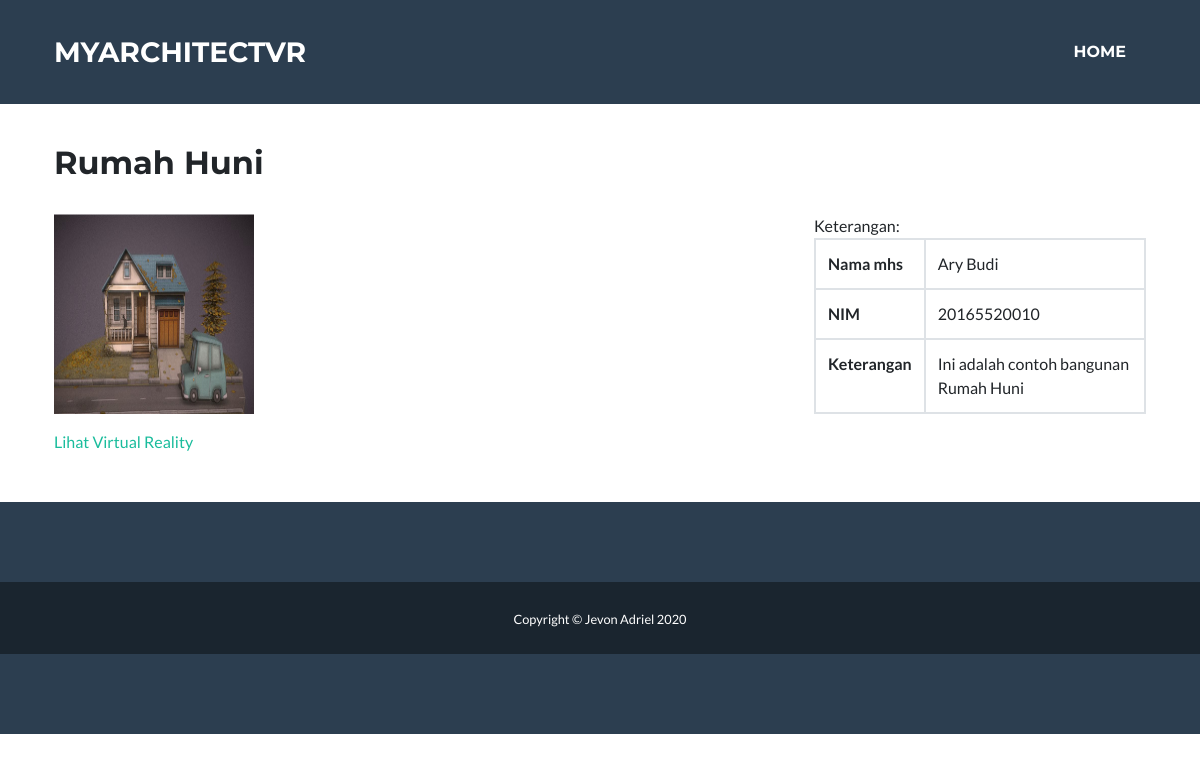
The app's page /detail.php?id=9 with its own data.
### tables this page shows
CREATE TABLE `tiga_dimensi` (
  `id_project` int(100) NOT NULL,
  `title` varchar(255) NOT NULL,
  `nama_mhs` varchar(255) NOT NULL,
  `nim_mhs` bigint(15) NOT NULL,
  `file_project` varchar(255) NOT NULL,
  `rotX` int(10) NOT NULL DEFAULT 20,
  `rotY` int(10) NOT NULL DEFAULT 20,
  `rotZ` int(10) NOT NULL DEFAULT 20,
  `posX` int(10) NOT NULL DEFAULT 20,
  `posY` int(10) NOT NULL DEFAULT 20,
  `posZ` int(10) NOT NULL DEFAULT 20,
  `tahun_angkatan` int(4) NOT NULL,
  `keterangan` text NOT NULL,
  `id_kategori` int(10) NOT NULL,
  `nip_dosen` varchar(255) NOT NULL,
  `status` enum('None','Diserahkan','Approved','NotAccepted') NOT NULL DEFAULT 'None',
  `gambar` varchar(255) NOT NULL
);

### detail.php (the view, shortened to what this page needs)
<!DOCTYPE html>
<html lang="en">
    <head>
        <link href="css/styles.css" rel="stylesheet" />
</head>
  <body id="page-top">
  <?php
include "f1.php";
$id = $_GET['id'];
$query = mysqli_query($connection,"SELECT * FROM `tiga_dimensi` WHERE `id_project` = '$id' ");
?>
        <?php if(mysqli_num_rows($query)>0){ ?>
        <?php
        $data = mysqli_fetch_array($query);
        }
        ?>
<?php include "layout/headerdetail.php"; ?>
<br />
<br />
<br />
<br />
<br />
<br />
  <div class="container">
  <div class="row">
    <div class="col-12"><h2><?php echo $data['title']; ?></h2></div>
  </div>
      <br />
  <div class="row">
    <div class="col-8">
      <img src="assets/img/portfolio/<?php echo $data['gambar']; ?> " width="200" height="200" ?>
    </div>
    <div class="col-4">Keterangan:
        <table class="table table-bordered border-primary">
        <tr>
            <th> Nama mhs </th>
            <td> <?php echo $data['nama_mhs']; ?> </td>
        </tr>
        <tr>
            <th> NIM</td>
            <td> <?php echo $data['nim_mhs']; ?> </td>
        </tr>
        <tr>
            <th> Keterangan</th>
            <td> <?php echo $data['keterangan']; ?> </td>
        </tr>
       </table>
    </div>
  </div>
  <div class="row">
    <div class="col-12"> <a href="3d.php?id=<?php echo $data['id_project']; ?>">Lihat Virtual Reality </a> </div>
  </div>
</div>
<br />
<br />
<?php
include "layout/footerdetail.php";
?>
    </body>
    </html>

### records on screen
tiga_dimensi: title "Rumah Huni", gambar (picture), nama_mhs "Ary Budi", nim_mhs "20165520010", keterangan "Ini adalah contoh bangunan Rumah Huni"
